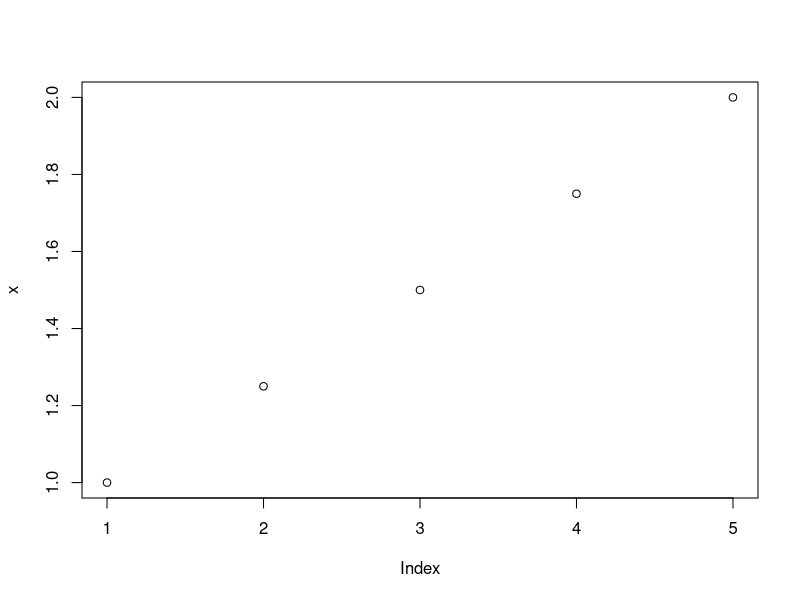
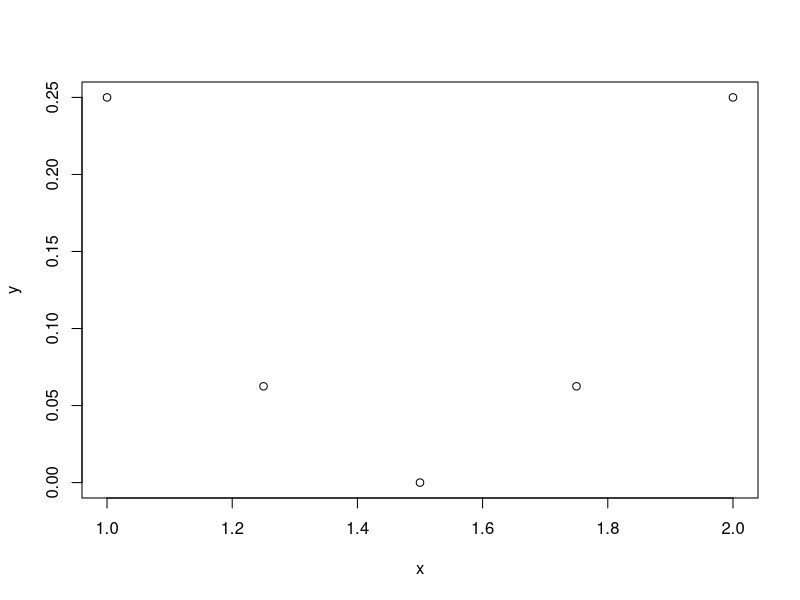
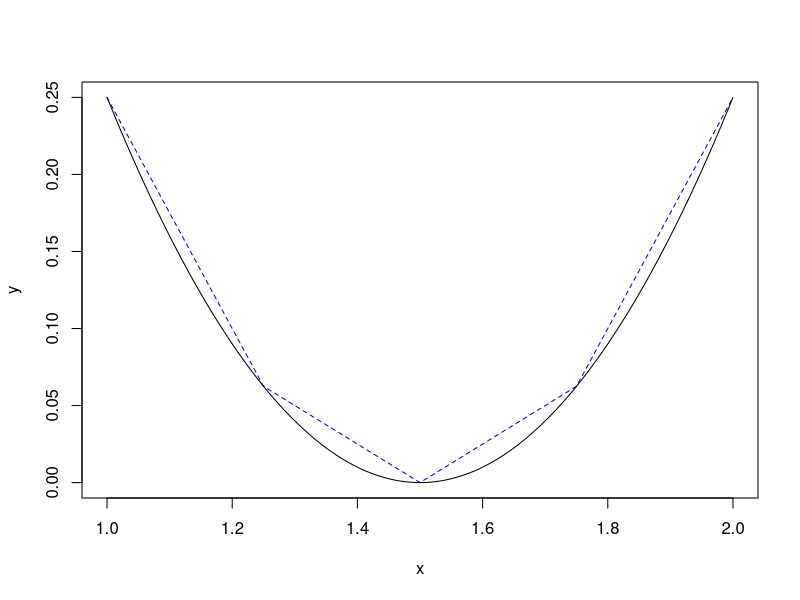
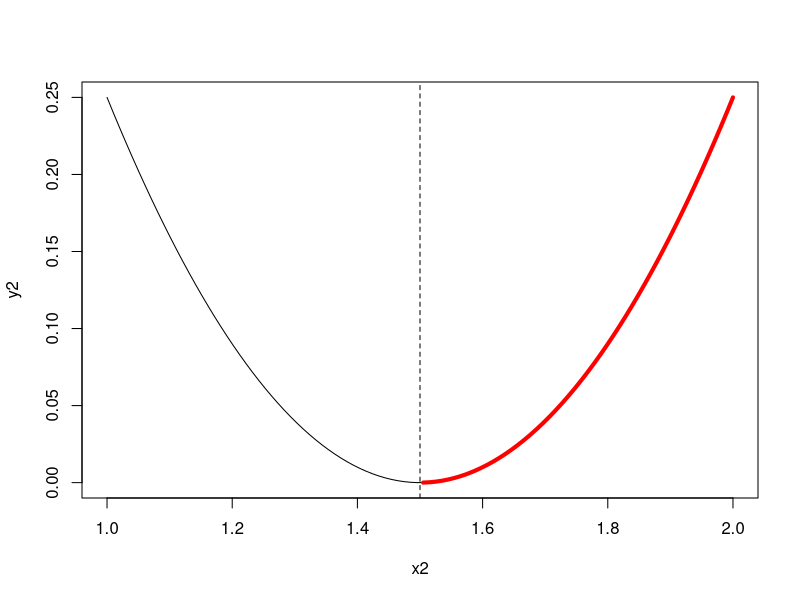
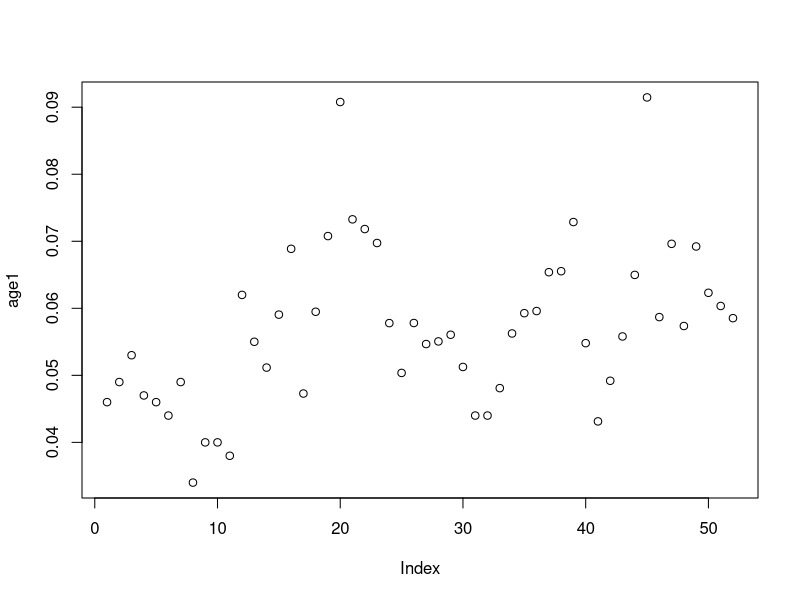
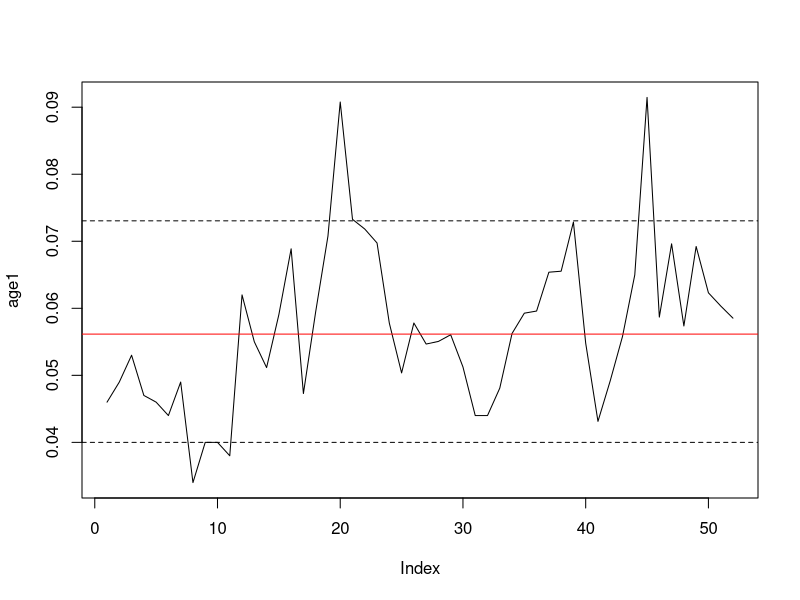
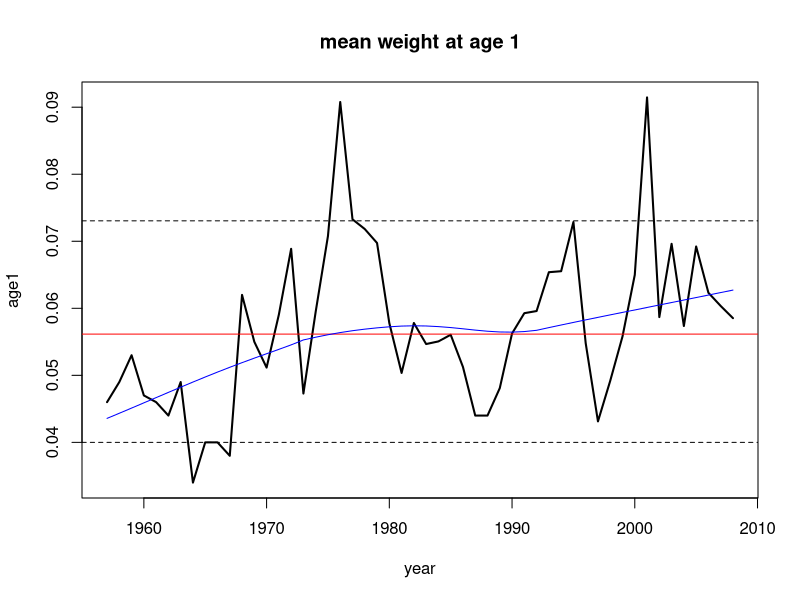

Here is the R script that generated these plots, in order: (Note: this script raises an error after producing the figures.)
# Tutorial: Introduction to FLQuant objects
# Copyright 2013 FLR Core Development Team
# Distributed under the GPL 2 or later

#-------------------------------------------------------
# Exploring data
#-------------------------------------------------------

# a quick recap

a <- 1
a

a + a
b <- a + a
b

x <- c(a, b)
x

x <- seq(a, b, length = 5)
x
length(x) # should be 5

# plot x
plot(x)

# plot a function of x
y <- (x - 1.5)^2
plot(x, y)

# use extra arguments to plot
plot(x, y, col = "blue", lty = 2, type = "l")

# add another line
x2 <- seq(a, b, length = 100)
y2 <- (x2 - 1.5)^2
lines(x2, y2)

# finally subset
which <- x2 > 1.5

# what are the corresponding y2 values when x2 is > 1.5?
y2[which]

# to see this
plot(x2, y2, type = "l")
abline(v = 1.5, lty = 2)
lines(x2[which], y2[which], lwd = 4, col = "red")

# Excercise

# 1. make a vector than runs from 1990 to 2010 called "year"

# 2. calculate (year - 2000)^2, and store this in a vector called "catch"

# 3. make another vector of random normal noise with mean = 0 and sd = 10 the same length as catch.
# call this "noise"

# 4. a) make a scatter plot of catch + noise against year
#    b) add a "red" line for catch against year



# Lets now turn to some fisheries data

# first we will read in some data...

?read.csv

# the data file is on our github page - the address of the file is
# https://github.com/iagomosqueira/RforFisheries/tree/master/201311-R%40GFCM

catch_wt <- read.csv("catch_wt.csv")
catch_n <- read.csv("catch_n.csv")

str(catch_wt)

head(catch_wt)

tail(catch_wt)

#  Lets take one column
age1 <- catch_wt $ age1

age1
# this is a vector, just like we have seen already

# we can explore the data using the functions we already know:

# the sum of the data 
sum(age1)

# the number of values in the vector
length(age1)

# so we can now calculate the mean
sum(age1) / length(age1)

# or more simply
mean(age1)

# the sample standard deviation
sd(age1)

# or written out in full
sqrt( sum( (age1 - mean(age1))^2 ) / (length(age1) - 1) )

# shortcuts are nice!


# there are lots of summaries of data vectors
median(age1)

quantile(age1, .5)

quantile(age1, c(.25, .75))

min(age1)

max(age1)

summary(age1)

signif(mean(age1), 3)


# plotting the data is also useful
plot(age1)

# to get a line plot
plot(age1, type = "l")

abline(h = median(age1), col = "red")

abline(h = quantile(age1, c(.05, .95)), lty = 2)


# plotting with two vectors
year <- 1957:2008

# plot age 2 agains age 1
plot(year, age1, type = "l", main = "mean weight at age 1", lwd = 2)
abline(h = median(age1), col = "red")
abline(h = quantile(age1, c(.05, .95)), lty = 2)

# try a simple data smoother
lines(lowess(year, age1), col = "blue")


#######################################
# working with data frames
#######################################

# The simplest way to look at your data is to print it
catch_wt

# what is this?
str(catch_wt)

# it is a data.frame

head(catch_wt)


# let's convert it to a matrix
sn.mat <- as.matrix(sn)
sn.mat




